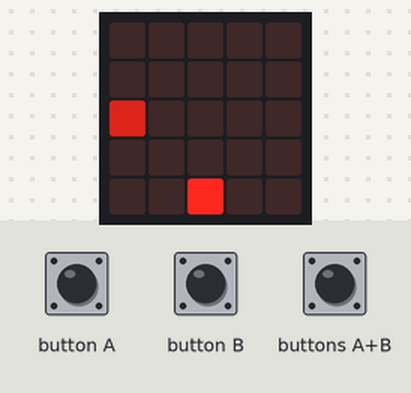
The program below on a simulated BBC micro:bit (MakeCode). On the bench: the board's 5×5 LED display. The inputs (shaded band) are chosen by the test bench. Random numbers come from a fixed seed; the run ends where the board's game-over animation would start. At 5.2 s the program stops and its outputs stay as they are.

Above: at 1.29 s.
1.3 s: button A pressed for 0.15 s
At 1.5 s:
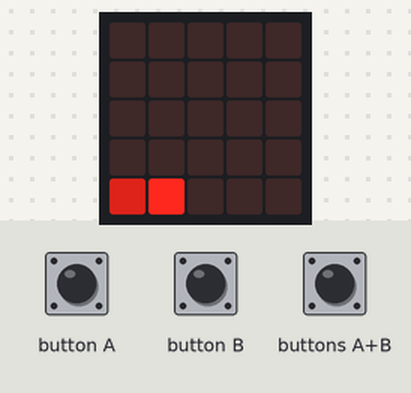
At 6.3 s:
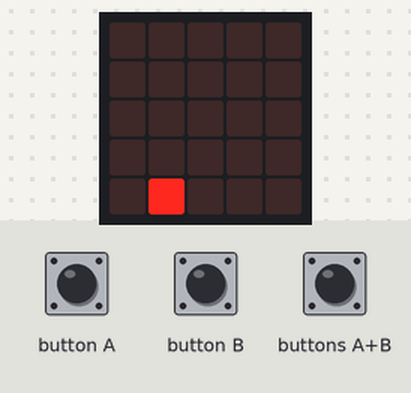
Timing chart, 0 to 6.7 s (numbered marks = the images above; inputs shaded):
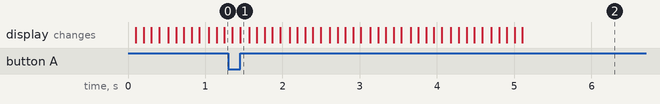

The program:

main.ts
```typescript
input.onButtonPressed(Button.A, function on_button_pressed_a() {
    SHIP.move(-1)
})
input.onButtonPressed(Button.AB, function on_button_pressed_ab() {

    SHOOT = game.createSprite(SHIP.get(LedSpriteProperty.X), SHIP.get(LedSpriteProperty.Y))
    SHOOT.change(LedSpriteProperty.Brightness, 80)
    for (let index = 0; index < 4; index++) {
        SHOOT.change(LedSpriteProperty.Y, -1)
        basic.pause(150)
        if (SHOOT.isTouching(ENEMY)) {
            soundExpression.happy.play()
            game.setScore(1)
            SHOOT.delete()
            ENEMY.delete()
        }

    }
    if (SHOOT.get(LedSpriteProperty.Y) <= 0) {
        SHOOT.delete()
    }

})
input.onButtonPressed(Button.B, function on_button_pressed_b() {
    SHIP.move(1)
})
let ENEMY : game.LedSprite = null
let SHOOT : game.LedSprite = null
let SHIP : game.LedSprite = null
SHIP = game.createSprite(2, 4)
game.setScore(0)
basic.forever(function on_forever() {

    ENEMY = game.createSprite(randint(0, 4), 0)
    ENEMY.set(LedSpriteProperty.Brightness, 150)
    basic.pause(100)
    ENEMY.turn(Direction.Right, 90)
    for (let index2 = 0; index2 < 4; index2++) {
        ENEMY.move(1)
        basic.pause(100)
        if (ENEMY.isTouching(SHIP)) {
            game.gameOver()
        }

    }
    if (ENEMY.isTouchingEdge()) {
        ENEMY.delete()
    }

})
```

test.ts
```typescript
// tests gaan hier; deze zal niet worden gecompileerd wanneer dit pakket wordt gebruikt als extensie.
```
